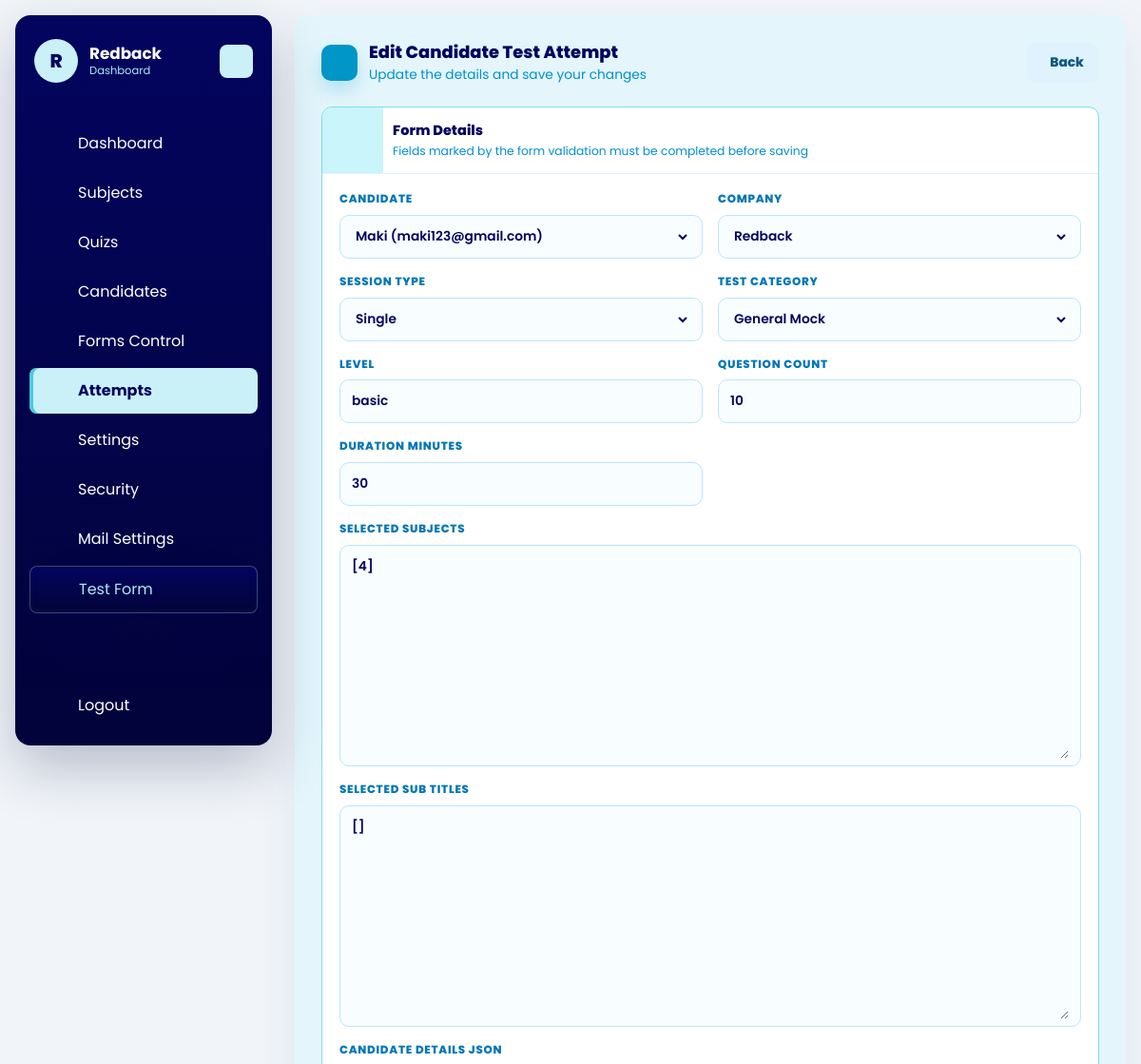
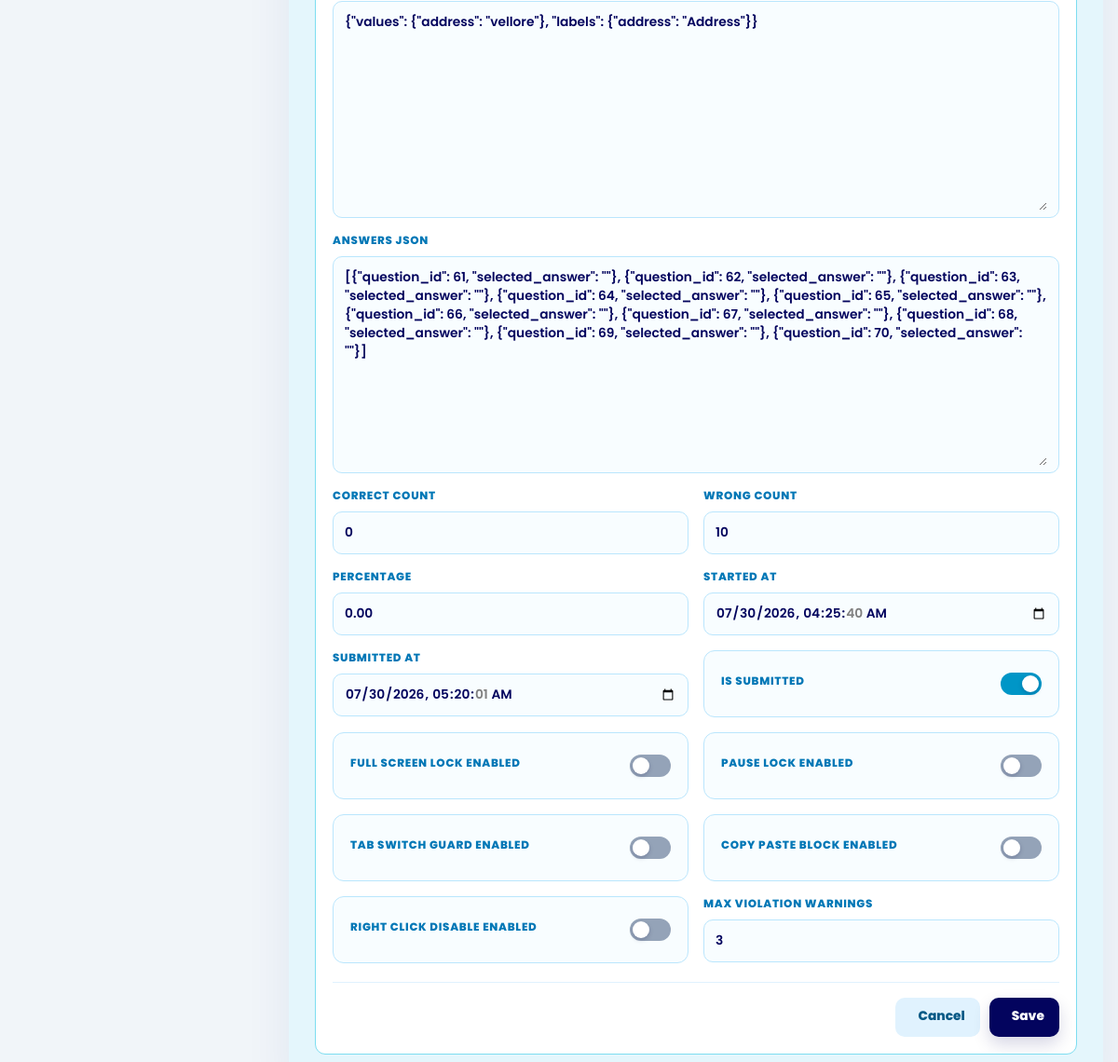
The page /dashboard/attempts/140/edit/ (signed in) on the database its author committed (2 pictures, top to bottom).
### dashboard/models.py (models this page shows, shortened)
class Company(models.Model):
    name = models.CharField(max_length=150)
    image = models.ImageField(upload_to='company/', blank=True, null=True)
    email = models.EmailField(unique=True)
    password = models.CharField(max_length=128)
    is_active = models.BooleanField(default=True)
    test_instructions = models.TextField(
        default=DEFAULT_TEST_INSTRUCTIONS,
        blank=True,
        help_text='Instructions shown to candidates in the online test instructions drawer.',
    )
    allow_full_screen_lock = models.BooleanField(default=False)
    allow_pause_lock = models.BooleanField(default=False)
    allow_tab_switch_guard = models.BooleanField(default=False)
    allow_copy_paste_block = models.BooleanField(default=False)
    allow_right_click_disable = models.BooleanField(default=False)
    full_screen_lock = models.BooleanField(default=False)
    pause_lock = models.BooleanField(default=False)
    tab_switch_guard_enabled = models.BooleanField(default=False)
    copy_paste_block_enabled = models.BooleanField(default=False)
    right_click_disable_enabled = models.BooleanField(default=False)
    max_violation_warnings = models.PositiveIntegerField(default=3)
    exam_control_password = models.CharField(max_length=128, blank=True)
    pass_persantage = models.DecimalField(max_digits=5, decimal_places=2, default=50.00)
    mail_sender_enabled = models.BooleanField(default=False)
    smtp_host = models.CharField(max_length=255, blank=True)
    smtp_port = models.PositiveIntegerField(default=587)
    smtp_username = models.CharField(max_length=255, blank=True)
    smtp_app_key = models.CharField(max_length=255, blank=True)
    smtp_use_tls = models.BooleanField(default=True)
    smtp_from_email = models.EmailField(blank=True)
    created_at = models.DateTimeField(auto_now_add=True)
    updated_at = models.DateTimeField(auto_now=True)
    class Meta:
        ordering = ['name']
        verbose_name_plural = 'Companies'
    def __str__(self):
        return self.name

### quiz/models.py (models this page shows, shortened)
class CandidateTestAttempt(models.Model):
    SESSION_SINGLE = 'single'
    SESSION_MULTI = 'multi'
    TEST_CATEGORY_INTERVIEW = 'interview_quiz'
    TEST_CATEGORY_ACADEMY = 'academy_mock'
    TEST_CATEGORY_INTERNSHIP = 'internship_mock'
    TEST_CATEGORY_GENERAL = 'general_mock'
    SESSION_CHOICES = [
        (SESSION_SINGLE, 'Single'),
        (SESSION_MULTI, 'Multi'),
    ]
    TEST_CATEGORY_CHOICES = [
        (TEST_CATEGORY_INTERVIEW, 'Interview Quiz'),
        (TEST_CATEGORY_ACADEMY, 'Academy Mock'),
        (TEST_CATEGORY_INTERNSHIP, 'Internship Mock'),
        (TEST_CATEGORY_GENERAL, 'General Mock'),
    ]
    candidate = models.ForeignKey(Candidate, on_delete=models.CASCADE, related_name='attempts')
    company = models.ForeignKey(Company, on_delete=models.CASCADE, related_name='attempts')
    public_slug = models.CharField(max_length=190, unique=True, blank=True, db_index=True)
    session_type = models.CharField(max_length=10, choices=SESSION_CHOICES)
    test_category = models.CharField(
        max_length=30,
        choices=TEST_CATEGORY_CHOICES,
        default=TEST_CATEGORY_GENERAL,
    )
    level = models.CharField(max_length=20)
    question_count = models.PositiveIntegerField()
    duration_minutes = models.PositiveIntegerField()
    selected_subjects = models.JSONField(default=list, blank=True)
    selected_sub_titles = models.JSONField(default=list, blank=True)
    candidate_details_json = models.JSONField(default=dict, blank=True)
    answers_json = models.JSONField(default=list, blank=True)
    correct_count = models.PositiveIntegerField(default=0)
    wrong_count = models.PositiveIntegerField(default=0)
    percentage = models.DecimalField(max_digits=5, decimal_places=2, default=0)
    started_at = models.DateTimeField(blank=True, null=True)
    submitted_at = models.DateTimeField(blank=True, null=True)
    is_submitted = models.BooleanField(default=False)
    is_paused = models.BooleanField(default=False)
    paused_at = models.DateTimeField(blank=True, null=True)
    total_paused_seconds = models.PositiveIntegerField(default=0)
    full_screen_lock_enabled = models.BooleanField(default=False)
    pause_lock_enabled = models.BooleanField(default=False)
    tab_switch_guard_enabled = models.BooleanField(default=False)
    copy_paste_block_enabled = models.BooleanField(default=False)
    right_click_disable_enabled = models.BooleanField(default=False)
    max_violation_warnings = models.PositiveIntegerField(default=3)
    tab_switch_count = models.PositiveIntegerField(default=0)
    warning_count = models.PositiveIntegerField(default=0)
    last_violation_at = models.DateTimeField(blank=True, null=True)
    violation_log_json = models.JSONField(default=list, blank=True)
    test_link_email_sent_at = models.DateTimeField(blank=True, null=True)
    created_at = models.DateTimeField(auto_now_add=True)
    class Meta:
        ordering = ['-created_at']

### dashboard/views.py (the view)
# urls.py: path('attempts/<int:pk>/edit/', views.attempt_update, name='attempt_update'),
@company_login_required
def attempt_update(request, pk):
    attempt = get_object_or_404(CandidateTestAttempt, pk=pk, company=request.company)
    form = CandidateTestAttemptForm(request.POST or None, instance=attempt, company=request.company)
    if request.method == 'POST' and form.is_valid():
        form.save()
        messages.success(request, 'Candidate test attempt updated successfully.')
        return redirect('dashboard:attempt_list')
    return render_crud_form(
        request,
        form=form,
        title='Edit Candidate Test Attempt',
        cancel_url='dashboard:attempt_list',
        form_theme='dashboard',
        form_icon='mdi:clipboard-edit-outline',
    )

### templates/dashboard/crud_form.html (shortened to what this page needs)
{% extends "base.html" %}
{% load static %}
{% block content %}
{% include 'dashboard/header.html' %}
<div id="dashboard-page-content">
{% if form_theme == 'dashboard' %}
<section class="dform-shell">
    <div class="dform-heading">
        <div class="dform-heading-main">
            <span class="dform-heading-icon"><iconify-icon icon="{{ form_icon|default:'mdi:pencil-outline' }}"></iconify-icon></span>
            <div>
                <h1 class="dform-title">{{ title }}</h1>
                <p class="dform-subtitle">Update the details and save your changes</p>
            </div>
        </div>
        <a href="{% url cancel_url %}" class="dform-btn secondary">
            Back
        </a>
    </div>
    <div class="dform-panel">
        <div class="dform-panel-head">
            <span class="dform-panel-icon"><iconify-icon icon="{{ form_icon|default:'mdi:pencil-outline' }}"></iconify-icon></span>
            <div style="padding-left:10px;">
                <p class="dform-panel-title">Form Details</p>
                <p class="dform-panel-text">Fields marked by the form validation must be completed before saving</p>
            </div>
        </div>
        <form method="post" enctype="multipart/form-data" class="dform-body">
            <div class="dform-grid">
                {% for field in form %}
                    {% if field.field.widget.input_type == 'checkbox' %}
                    <div class="dform-field" style="display: flex; align-items: center; justify-content: space-between; border: 1px solid #bae6fd; border-radius: 12px; padding: 14px 18px; background: #f8fdff; min-height: 72px;">
                        <div style="padding-right: 12px; flex: 1;">
                            <label for="{{ field.id_for_label }}" class="dform-label" style="margin-bottom: 3px; cursor: pointer;">{{ field.label }}</label>
                        </div>
                        <label style="position: relative; display: flex; align-items: center; margin: 0; cursor: pointer;" for="{{ field.id_for_label }}">
                            <span class="dform-switch" aria-hidden="true" style="position: relative; width: 44px; height: 24px; border-radius: 999px; background: #94a3b8; transition: background .2s ease;"></span>
                        </label>
                    </div>
                    {% else %}
                    <div class="dform-field">
                        <label for="{{ field.id_for_label }}" class="dform-label">{{ field.label }}</label>
                        <div class="dform-control">{{ field }}</div>
                    </div>
                    {% endif %}
                {% endfor %}
            </div>
            <div class="dform-actions">
                <a href="{% url cancel_url %}" class="dform-btn secondary">
                    Cancel
                </a>
                <button type="submit" class="dform-btn primary">
                    Save
                </button>
            </div>
        </form>
    </div>
</section>
{% endif %}
</div>
{% endblock %}

### templates/dashboard/header.html (shortened to what this page needs)
<aside class="dashboard-sidebar" data-dashboard-sidebar>
    <header class="dashboard-sidebar-header">
        <a href="/" class="dashboard-brand">
            <span class="dashboard-brand-mark">{{ request.company.name|default:"Company"|slice:":1"|upper }}</span>
            <span class="dashboard-brand-text">
                <strong>{{ request.company.name|default:"Company" }}</strong>
                <span>Dashboard</span>
            </span>
        </a>
        <button class="dashboard-toggler dashboard-sidebar-toggler" type="button" aria-label="Toggle sidebar">
        </button>
    </header>
    <nav class="dashboard-sidebar-nav"
        aria-label="Dashboard navigation"
        hx-boost="true"
        hx-target="#dashboard-page-content"
        hx-select="#dashboard-page-content"
        hx-push-url="true">
        <ul class="dashboard-nav-list dashboard-primary-nav">
            {% if request.session.company_id %}
                <li class="dashboard-nav-item">
                    <a href="/dashboard/" class="dashboard-nav-link" data-dashboard-nav-link data-nav-exact>
                        <span class="dashboard-nav-label">Dashboard</span>
                    </a>
                </li>
                <li class="dashboard-nav-item">
                    <a href="/dashboard/subjects/" class="dashboard-nav-link" data-dashboard-nav-link>
                        <span class="dashboard-nav-label">Subjects</span>
                    </a>
                </li>
                <li class="dashboard-nav-item">
                    <a href="/dashboard/quizzes/" class="dashboard-nav-link" data-dashboard-nav-link>
                        <span class="dashboard-nav-label">Quizs</span>
                    </a>
                </li>
                <li class="dashboard-nav-item">
                    <a href="/dashboard/candidates/" class="dashboard-nav-link" data-dashboard-nav-link>
                        <span class="dashboard-nav-label">Candidates</span>
                    </a>
                </li>
                <li class="dashboard-nav-item">
                    <a href="/dashboard/forms-control/" class="dashboard-nav-link" data-dashboard-nav-link>
                        <span class="dashboard-nav-label">Forms Control</span>
                    </a>
                </li>
                <li class="dashboard-nav-item">
                    <a href="/dashboard/attempts/" class="dashboard-nav-link" data-dashboard-nav-link>
                        <span class="dashboard-nav-label">Attempts</span>
                    </a>
                </li>
                <li class="dashboard-nav-item">
                    <a href="/dashboard/settings/" class="dashboard-nav-link" data-dashboard-nav-link>
                        <span class="dashboard-nav-label">Settings</span>
                    </a>
                </li>
                <li class="dashboard-nav-item">
                    <a href="/dashboard/settings/security/" class="dashboard-nav-link" data-dashboard-nav-link>
                        <span class="dashboard-nav-label">Security</span>
                    </a>
                </li>
                <li class="dashboard-nav-item">
                    <a href="/dashboard/settings/mail/" class="dashboard-nav-link" data-dashboard-nav-link>
                        <span class="dashboard-nav-label">Mail Settings</span>
                    </a>
                </li>
                <li class="dashboard-nav-item">
                    <a href="/quiz/start/" class="dashboard-nav-link is-accent" data-dashboard-nav-link hx-boost="false">
                        <span class="dashboard-nav-label">Test Form</span>
                    </a>
                </li>
            {% endif %}
        </ul>
        {% if request.session.company_id %}
            <ul class="dashboard-nav-list dashboard-secondary-nav">
                <li class="dashboard-nav-item">
                    <a href="/dashboard/logout/" class="dashboard-nav-link is-danger" hx-boost="false">
                        <span class="dashboard-nav-label">Logout</span>
                    </a>
                </li>
            </ul>
        {% endif %}
    </nav>
</aside>

### rows shown on the page
Company: company.name "R", company.name "Redback"
CandidateTestAttempt: form "Maki (maki123@gmail.com)" "Redback" "Single" "General Mock" "basic" "10" "30" "[4]" "[]" "{\"values\": {\"address\": \"vellore\"}, \"labels\": {\"address\": \"Address\"}}" "[{\"question_id\": 61, \"selected_answer\": \"\"}, {\"question_id\": 62, \"selected_answer\": \"\"}, {\"question_id\": 63, \"selected_answer\": \"\"}, {\"question_id\": 64, \"selected_answer\": \"\"}, {\"question_id\": 65, \"selected_answer\": \"\"}, {\"question_id\": 66, \"selected_answer\": \"\"}, {\"question_id\": 67, \"selected_answer\": \"\"}, {\"question_id\": 68, \"selected_answer\": \"\"}, {\"question_id\": 69, \"selected_answer\": \"\"}, {\"question_id\": 70, \"selected_answer\": \"\"}]" "0" "10" "0.00" "07/30/2026 04:25:40" "07/30/2026 05:20:01" "3"

### other values the page prints
{{ title }} "Edit Candidate Test Attempt"
{{ field.label }} "CANDIDATE" "COMPANY" "SESSION TYPE" "TEST CATEGORY" "LEVEL" "QUESTION COUNT" "DURATION MINUTES" "SELECTED SUBJECTS" "SELECTED SUB TITLES" "CANDIDATE DETAILS JSON" "ANSWERS JSON" "CORRECT COUNT" "WRONG COUNT" "PERCENTAGE" "STARTED AT" "SUBMITTED AT" "MAX VIOLATION WARNINGS"
{{ field.label }} "IS SUBMITTED" "FULL SCREEN LOCK ENABLED" "PAUSE LOCK ENABLED" "TAB SWITCH GUARD ENABLED" "COPY PASTE BLOCK ENABLED" "RIGHT CLICK DISABLE ENABLED"
